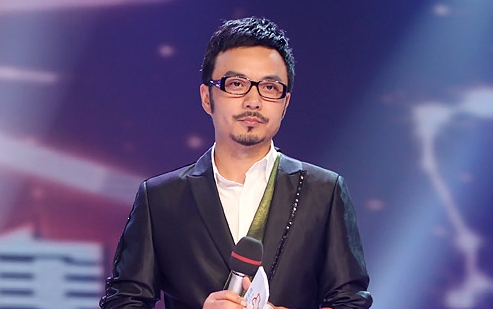
#> input picture han.jpeg, 493 x 309 px
$ python '8-opencv人脸贴纸画条件.py'
#> lines starting #> are read from the running program, lines starting #| are printed output that depends on the picture; after the words box and inside, x2 and y2 are one past the last pixel; in counts of white or black regions, pixels touching at a corner belong together
# 将一个五角星放到人脸额头上
import cv2

if __name__ == '__main__':
    img = cv2.imread('./han.jpeg')
#> img is the input picture: shape (309, 493, 3); mean B, G, R 122.8, 82.6, 92.3
    gray = cv2.cvtColor(img, code=cv2.COLOR_BGR2GRAY)
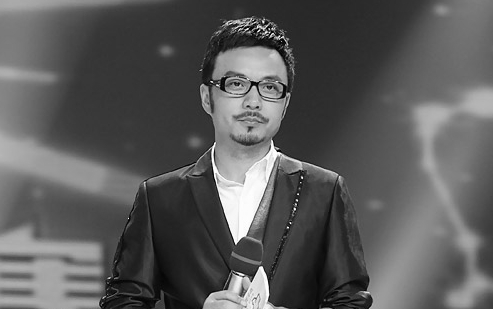
#> gray: shape (309, 493); min 2, max 254, mean 90.1
    face_detector = cv2.CascadeClassifier('./haarcascade_frontalface_alt.xml')
    faces = face_detector.detectMultiScale(gray)
#> faces = [[199, 46, 105, 105]]
    star = cv2.imread('./star.jpeg')  # star2 = cv2.imread('./star2.jpeg') 黑底
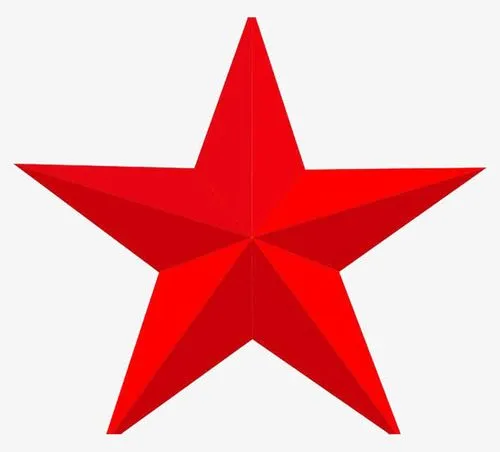
#> input picture star.jpeg, 500 x 452 px
#> star is the input picture: shape (452, 500, 3); mean B, G, R 174.4, 172.2, 239.1
    for x, y, w, h in faces:
        # cv2.rectangle(img, pt1=(x, y), pt2=(x+w, y+h), color=[0, 0, 250], thickness=2) # 不要矩形了
        # img[y:y + h, x:x + w] = cv2.resize(star, (w, h))  # 将五角星的尺寸调节和人脸一样大
        # img[y:y+h//4, x+(3*w)//8+(3*w)%8:x+w//4+(3*w)//8+(3*w)%8] = cv2.resize(star, (w//4, h//4))  # 将五角星图片移到额头正中间
        star_s = cv2.resize(star, (w//4, h//4))
        w1 = w//4
        h1 = h//4
        # 将图片中的五角星抠出来放到人脸额头正中间
        for i in range(h1):
            for j in range(w1):  # 遍历五角星图片数据
                if not (star_s[i, j]>200).all():  # 是否是白色(255,255,255)-->红色 把五角星从图中抠出来  if not (star_s[i, j]<50).all()
                    img[i+y, j+x+(3*w)//8+(3*w)%8] = star_s[i, j]
#> this loop made 1 pass
#> (x, y, w, h, w1, h1) on pass 1: (199, 46, 105, 105, 26, 26)
#> pass 1, `star_s = cv2.resize(star, (w//4, h//4))`:
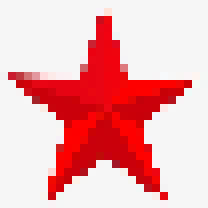
#> star_s: shape (26, 26, 3) (shown 8 times larger); mean B, G, R 175.5, 173.3, 239
#> after the loop:
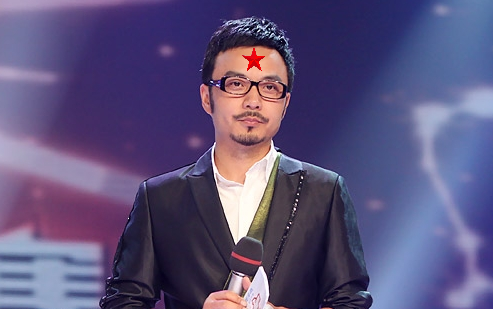
#> img: shape (309, 493, 3); 0.13% of pixels changed, all inside (x1, y1, x2, y2) = (242, 48, 265, 71)
    cv2.imshow('face', img)
    cv2.waitKey()
    cv2.destroyAllWindows()
